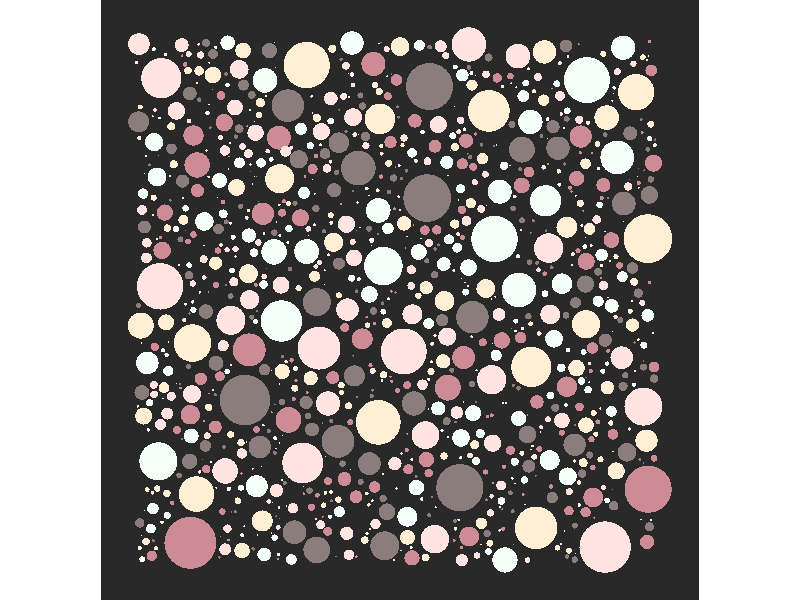

Here is the R script that generated this plot:



library(tidyverse)
library(ggforce)
set.seed(123)
circles <- data.frame(
  x = runif(1, 0, 20),
  y = runif(1, 0, 20),
  r = rnorm(1, 0.02, 1),
  c = sample(1:5, 1)
)

i = 0

start_time <- Sys.time()

while (i < 1000) {
  new_line <- c(
    x = runif(1, 0, 20),
    y = runif(1, 0, 20),
    r = runif(1, 0.02, 1),
    c = sample(1:5, 1)
  )
  
  s = 0
  
  for (l in 1:nrow(circles)) {
    if (s == 0) {
      
      dd = sqrt((new_line[1] - circles$x[l])^2 + (new_line[2] - circles$y[l])^2)
      rr = new_line[3] + circles$r[l]
      
      s = sum(ifelse(dd < 1.1 * rr, 1, 0))
      #print(s)
    } else {break}
  }
  
  if (s == 0) {
    circles <- circles %>% 
      rbind(new_line)
    i = i + 1
    #print(i)
  }
}

print(Sys.time() - start_time)

pal <- c("lightpink3", "mintcream", "mistyrose1", "papayawhip", "mistyrose4")

ggplot(circles) +
  geom_circle(aes(x0 = x, y0 = y, r = r, fill = factor(c)), color = NA, n = 60) +
  scale_fill_manual(values = pal) +
  coord_fixed() +
  theme_void() +
  theme(
    legend.position = "none",
    plot.background = element_rect(fill = "grey16", color = NA)
  ) 

